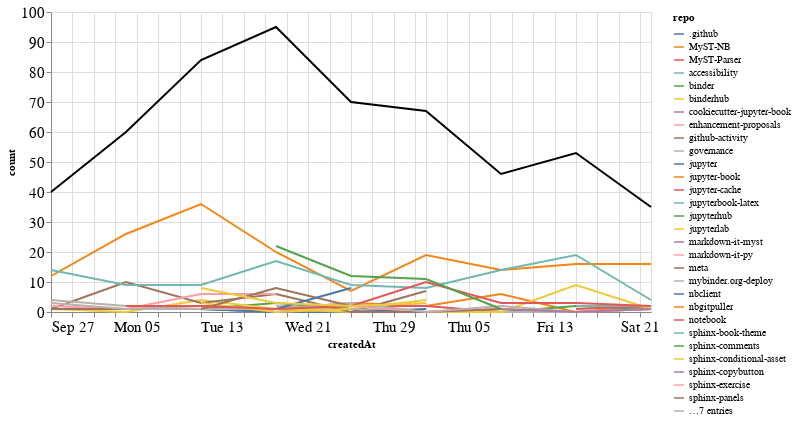

The cell this chart's notebook holds for it:
### Markdown cell above
## Comments

### Code cell
comments_time = comments.groupby('repo').resample('W', on='createdAt').count()['author'].reset_index()
comments_time = comments_time.rename(columns={'author': 'count'})
comments_time_total = comments_time.groupby('createdAt').agg({"count": "sum"}).reset_index()
ch1 = alt.Chart(comments_time, width=600).mark_line().encode(
    x='createdAt',
    y='count',
    color='repo',
    tooltip="repo"
)

ch2 = alt.Chart(comments_time_total, width=600).mark_line(color="black").encode(
    x='createdAt',
    y='count',
)

ch1 + ch2

### Figure 1 — Vega-Lite specification as saved in the notebook (floating-point values rounded to 4 significant figures; data arrays with more than 128 entries replaced by an {"elided": "..."} marker saying what was removed)
{"config": {"axisLeft": {"labelFontSize": 15}, "axisBottom": {"labelFontSize": 15}}, "layer": [{"data": {"name": "data-85d0f728202b103d9310ef70369ae967"}, "mark": "line", "encoding": {"color": {"type": "nominal", "field": "repo"}, "tooltip": {"type": "nominal", "field": "repo"}, "x": {"type": "temporal", "field": "createdAt"}, "y": {"type": "quantitative", "field": "count"}}, "width": 600}, {"data": {"name": "data-4aff4f63177cebe53367b2ba4fd6e7e5"}, "mark": {"type": "line", "color": "black"}, "encoding": {"x": {"type": "temporal", "field": "createdAt"}, "y": {"type": "quantitative", "field": "count"}}, "width": 600}], "$schema": "https://vega.github.io/schema/vega-lite/v4.8.1.json", "datasets": {"data-85d0f728202b103d9310ef70369ae967": {"elided": "142 records"}, "data-4aff4f63177cebe53367b2ba4fd6e7e5": [{"createdAt": "2020-09-27T00:00:00", "count": 40}, {"createdAt": "2020-10-04T00:00:00", "count": 60}, {"createdAt": "2020-10-11T00:00:00", "count": 84}, {"createdAt": "2020-10-18T00:00:00", "count": 95}, {"createdAt": "2020-10-25T00:00:00", "count": 70}, {"createdAt": "2020-11-01T00:00:00", "count": 67}, {"createdAt": "2020-11-08T00:00:00", "count": 46}, {"createdAt": "2020-11-15T00:00:00", "count": 53}, {"createdAt": "2020-11-22T00:00:00", "count": 35}]}}
